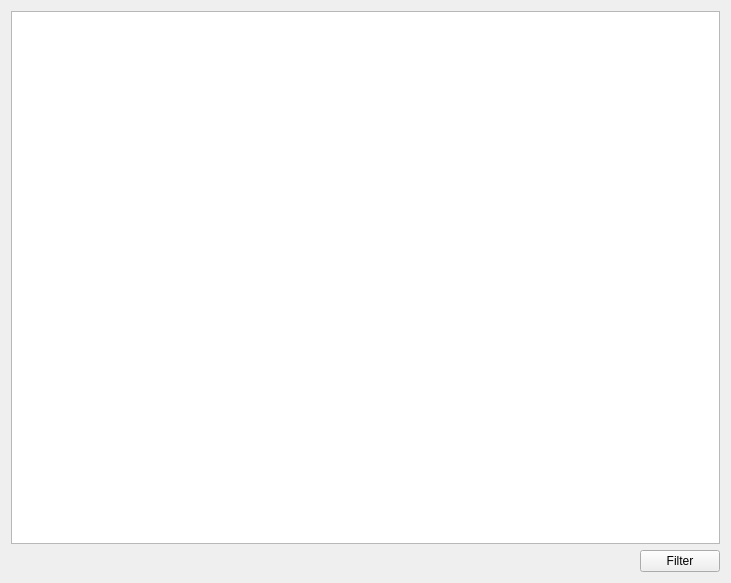
<?xml version="1.0" encoding="UTF-8"?>
<ui version="4.0">
 <class>InboxTab</class>
 <widget class="QWidget" name="InboxTab">
  <property name="geometry">
   <rect>
    <x>0</x>
    <y>0</y>
    <width>731</width>
    <height>583</height>
   </rect>
  </property>
  <property name="windowTitle">
   <string>Form</string>
  </property>
  <layout class="QGridLayout" name="gridLayout">
   <item row="1" column="1">
    <widget class="QPushButton" name="button_filter">
     <property name="text">
      <string>Filter</string>
     </property>
    </widget>
   </item>
   <item row="1" column="0">
    <spacer name="spacer">
     <property name="orientation">
      <enum>Qt::Horizontal</enum>
     </property>
     <property name="sizeHint" stdset="0">
      <size>
       <width>40</width>
       <height>20</height>
      </size>
     </property>
    </spacer>
   </item>
   <item row="0" column="0" colspan="2">
    <widget class="QListView" name="view">
     <property name="resizeMode">
      <enum>QListView::Adjust</enum>
     </property>
     <property name="viewMode">
      <enum>QListView::IconMode</enum>
     </property>
     <property name="uniformItemSizes">
      <bool>false</bool>
     </property>
     <property name="wordWrap">
      <bool>false</bool>
     </property>
     <property name="itemAlignment">
      <set>Qt::AlignCenter</set>
     </property>
    </widget>
   </item>
  </layout>
  <action name="action_filter">
   <property name="text">
    <string>filter</string>
   </property>
   <property name="shortcut">
    <string>F</string>
   </property>
  </action>
 </widget>
 <resources/>
 <connections>
  <connection>
   <sender>button_filter</sender>
   <signal>clicked()</signal>
   <receiver>action_filter</receiver>
   <slot>trigger()</slot>
   <hints>
    <hint type="sourcelabel">
     <x>682</x>
     <y>559</y>
    </hint>
    <hint type="destinationlabel">
     <x>-1</x>
     <y>-1</y>
    </hint>
   </hints>
  </connection>
 </connections>
</ui>
